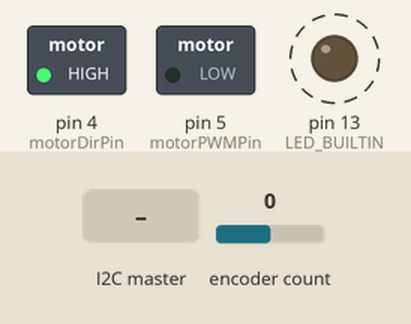
Bench run of a sketch on a simulated Arduino Uno, built with avr-gcc and run on an emulated ATmega328P. On the bench: switched loads named in the sketch (green lamp = pin HIGH), output pins drawn as LEDs (lit = HIGH). Dashed ring = blinking. The inputs (shaded band) are chosen by the test bench; at power-on: encoder count 0.

Above: at 1.2 s.
1.3 s: the I2C master sends the byte 1
At 1.8 s:
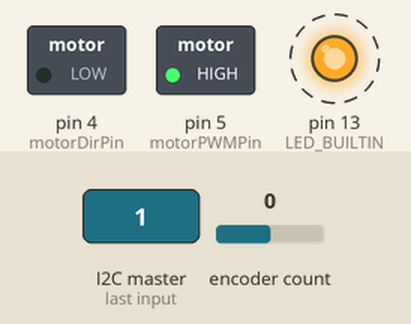
4.3 s: the I2C master sends the byte 0
At 4.9 s:
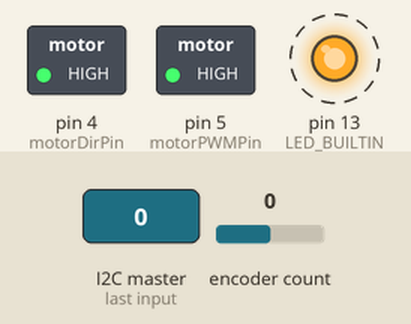
7.3 s: the I2C master sends the byte 2
At 8.4 s:
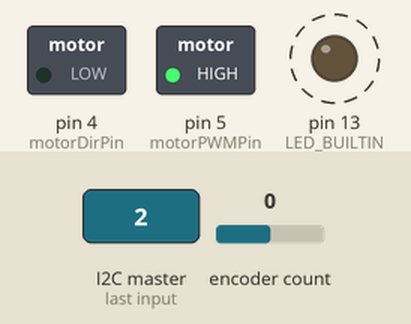
Timing chart, 0 to 16.3 s (numbered marks = the images above; inputs shaded):
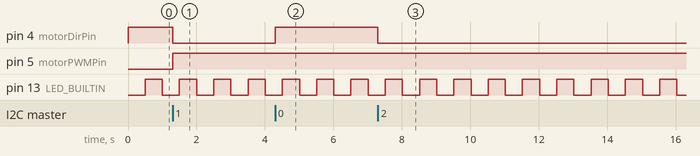

Measured:
- after the input at 1.3 s, pin 4 (motorDirPin): HIGH → LOW at once; pin 5 (motorPWMPin): LOW → HIGH at once
- after the input at 4.3 s, pin 4 (motorDirPin): LOW → HIGH at once
- after the input at 7.3 s, pin 4 (motorDirPin): HIGH → LOW at once
- by itself, pin 13 (LED_BUILTIN): alternates HIGH for 0.50 s and LOW for 0.50 s

The sketch:

slaveLeft_main.ino
```cpp
#define ENCODER_OPTIMIZE_INTERRUPTS
#include <Encoder.h>
#include <Wire.h>

#define OUT_PAYLOAD_SIZE  5
#define ADDRESS           2

// pin definition
const int encoderAPin = 2;
const int encoderBPin = 3;
const int motorDirPin = 4;
const int motorPWMPin = 5;

//  parameters for velocity calculations
int clicksPerOutRev = 1920; // from Pololu specifications
long sampTime       = 15;  // number of ms to count clicks

// containers
bool dir        = 0;
int pwmWheel    = 0;
float wheelRPM  = 0;
long lastMillis = 0;
long heartBeatTime = 0;

union {
  byte ByteArray[4];
  float fval;
} u;

// define objects
Encoder enc(encoderAPin, encoderBPin);

void setup() {
  // initialize pins
  pinMode(LED_BUILTIN, OUTPUT);
  pinMode(motorDirPin, OUTPUT);
  pinMode(motorPWMPin, OUTPUT);

  // start I2C communication
  Wire.begin(ADDRESS);
  Wire.onRequest(requestEvent);
  Wire.onReceive(receiveEvent);

  // log time at start of first loop
  lastMillis = millis();
  enc.write(0);
}

void loop() {
  // process encoder input
  if ((millis() - lastMillis) > sampTime) {
    // calculate wheel angular velocity (neglecting slip)
    wheelRPM = enc.read() * 60000.00 / (clicksPerOutRev * (millis() - lastMillis));

    // reset time, encoder
    lastMillis = millis();
    enc.write(0);
  }

  // write outputs to motor
  digitalWrite(motorDirPin, !dir);
  analogWrite(motorPWMPin, pwmWheel);

  if (millis() - heartBeatTime > 500) {
    digitalWrite(LED_BUILTIN, !digitalRead(LED_BUILTIN));
    heartBeatTime = millis();
  }

}

// when master asks for data
void requestEvent() {
  // payload container
  byte OutPayload[OUT_PAYLOAD_SIZE];

  // get direction
  byte measDir;
  if (wheelRPM < 0) {
    wheelRPM      = -1 * wheelRPM;
    OutPayload[0] = 0;
  }
  else {
    OutPayload[0] = 1;
  }

  // convert wheel velocity float to byte array
  u.fval = wheelRPM;
  for (int i = 0; i < OUT_PAYLOAD_SIZE - 1; i++){
    OutPayload[i + 1] = u.ByteArray[i];
  }

  // send payload to master
  Wire.write(OutPayload, OUT_PAYLOAD_SIZE);
}

// when master wants to give data
void receiveEvent(int byteCount) {
  dir      =  Wire.read(); // first byte is direction
  pwmWheel =  Wire.read(); // second byte is PWM
}
```
